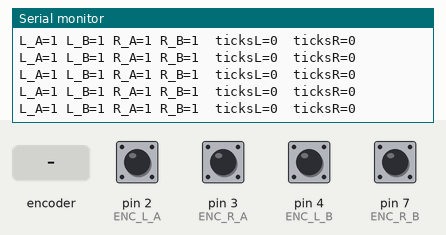
The sketch below on a simulated Arduino Uno, built with avr-gcc and run on an emulated ATmega328P. Shown: the last lines printed to the serial monitor. Inputs (shaded band) come from the test bench; at power-on: pin 2 (ENC_L_A), pin 3 (ENC_R_A), pin 4 (ENC_L_B), pin 7 (ENC_R_B) HIGH.

Above: at 1.2 s.
1.3 s: rotary encoder on pin 2 (ENC_L_A) / pin 4 (ENC_L_B) turned 1 step (first pin leading)
At 1.56 s:
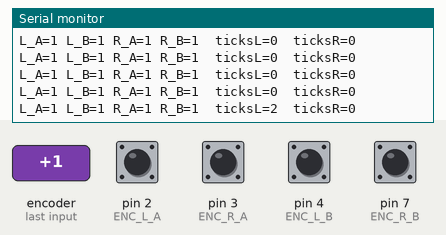
3.0 s: pin 3 (ENC_R_A) pulled LOW for 0.25 s
At 3.17 s:
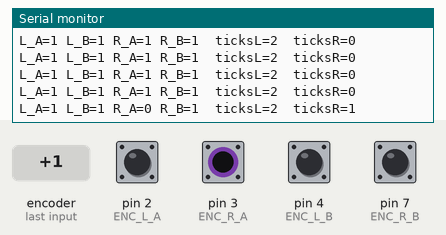
4.7 s: pin 7 (ENC_R_B) pulled LOW for 0.25 s
At 4.97 s:
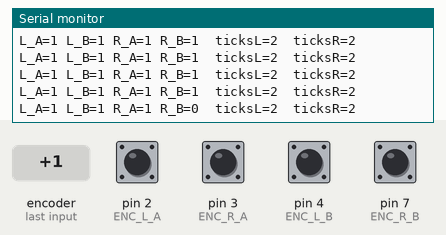
6.4 s: pin 3 (ENC_R_A) pulled LOW for 1 s
At 6.58 s:
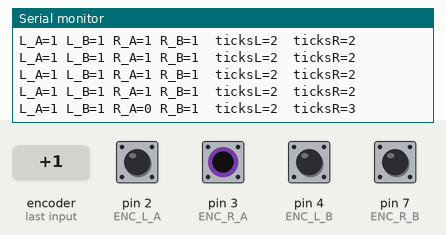
8.9 s: pin 7 (ENC_R_B) pulled LOW for 1 s
At 9.19 s:
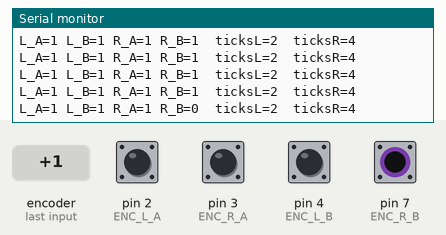
11.4 s: rotary encoder on pin 2 (ENC_L_A) / pin 4 (ENC_L_B) turned 1 step (first pin leading)
At 11.6 s:
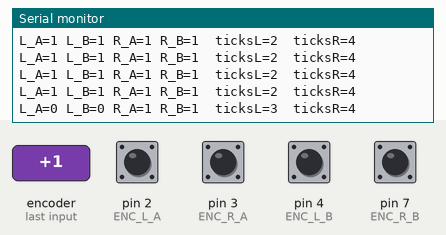
Timing chart, 0 to 14.1 s (numbered marks = the images above; inputs shaded):
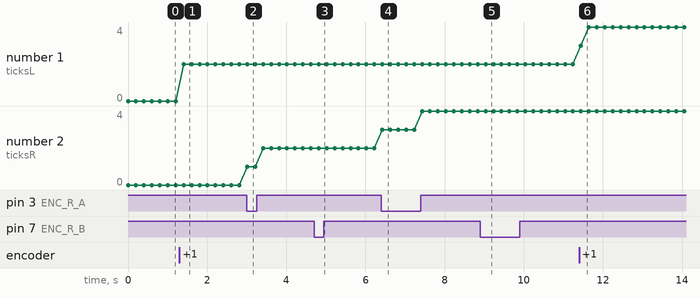

Measured:
- after the input at 1.3 s, the serial monitor: prints a new line after 0.11 s (image 1)
- after the input at 3.0 s, the serial monitor: prints a new line at once (image 2)
- after the input at 4.7 s, the serial monitor: prints a new line after 0.12 s (image 3)
- after the input at 6.4 s, the serial monitor: prints a new line at once (image 4)
- after the input at 8.9 s, the serial monitor: prints a new line after 0.14 s (image 5)
- after the input at 11.4 s, the serial monitor: prints a new line after 0.05 s (image 6)
- plotted number 1: 0 → 2 after the input at 1.3 s
- plotted number 2: 2 → 4 after the input at 6.4 s

The sketch:

motor_diag.ino
```cpp
// Quick encoder pin diagnostic
// Upload this, open serial monitor at 115200, spin wheels by hand
// Watch if pin states change - if they don't, wires are disconnected

const int ENC_L_A = 2;
const int ENC_R_A = 3;
const int ENC_L_B = 4;
const int ENC_R_B = 7;

volatile long ticksL = 0;
volatile long ticksR = 0;

void isrL() { ticksL++; }
void isrR() { ticksR++; }

void setup() {
  Serial.begin(115200);
  pinMode(ENC_L_A, INPUT_PULLUP);
  pinMode(ENC_L_B, INPUT_PULLUP);
  pinMode(ENC_R_A, INPUT_PULLUP);
  pinMode(ENC_R_B, INPUT_PULLUP);
  attachInterrupt(digitalPinToInterrupt(ENC_L_A), isrL, CHANGE);
  attachInterrupt(digitalPinToInterrupt(ENC_R_A), isrR, CHANGE);
  Serial.println("ENCODER DIAG - spin wheels by hand");
}

void loop() {
  int la = digitalRead(ENC_L_A);
  int lb = digitalRead(ENC_L_B);
  int ra = digitalRead(ENC_R_A);
  int rb = digitalRead(ENC_R_B);

  Serial.print("L_A="); Serial.print(la);
  Serial.print(" L_B="); Serial.print(lb);
  Serial.print(" R_A="); Serial.print(ra);
  Serial.print(" R_B="); Serial.print(rb);
  Serial.print("  ticksL="); Serial.print(ticksL);
  Serial.print("  ticksR="); Serial.println(ticksR);
  delay(200);
}
```
